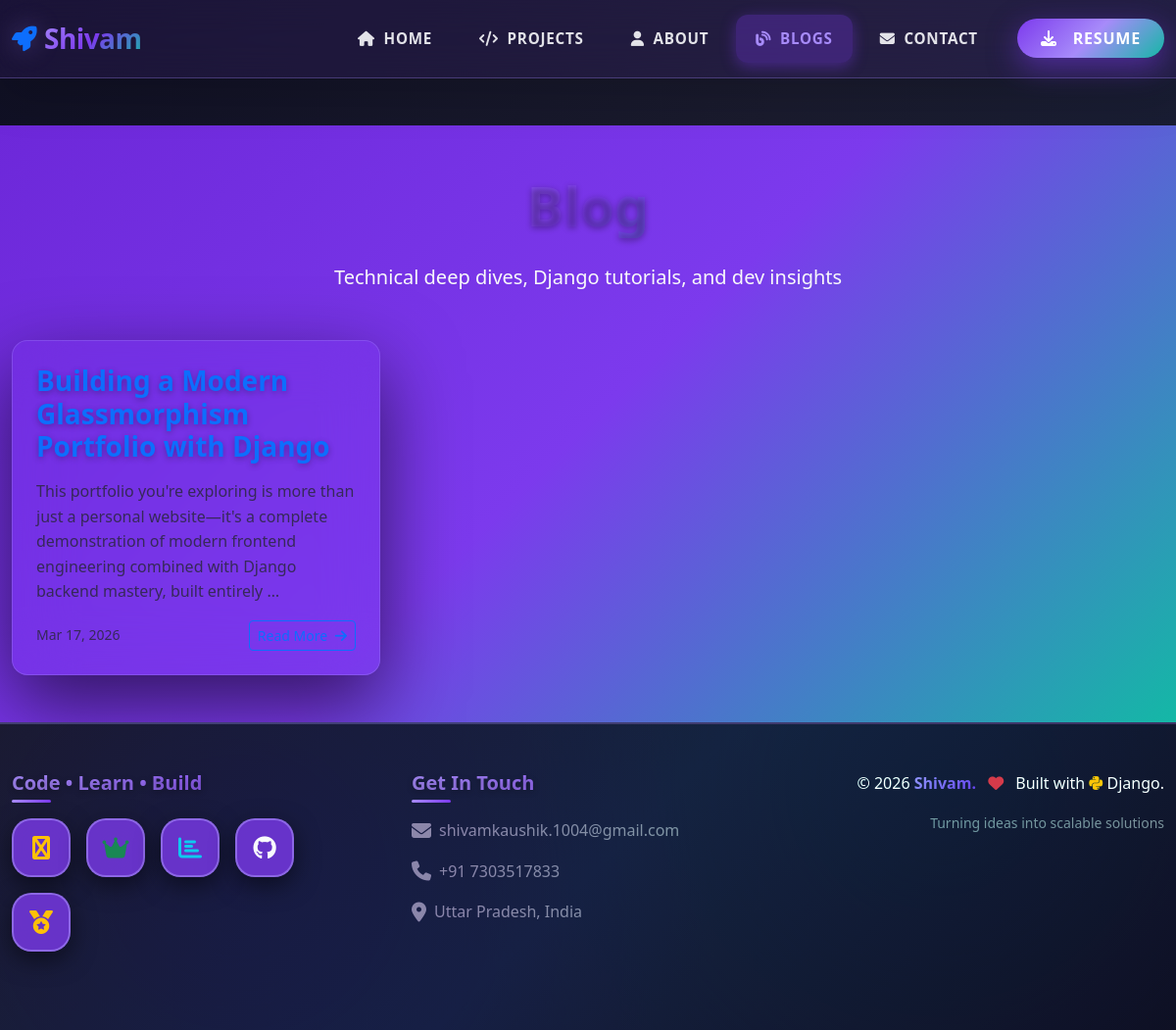
Page /blogs/ on the earlier database version.
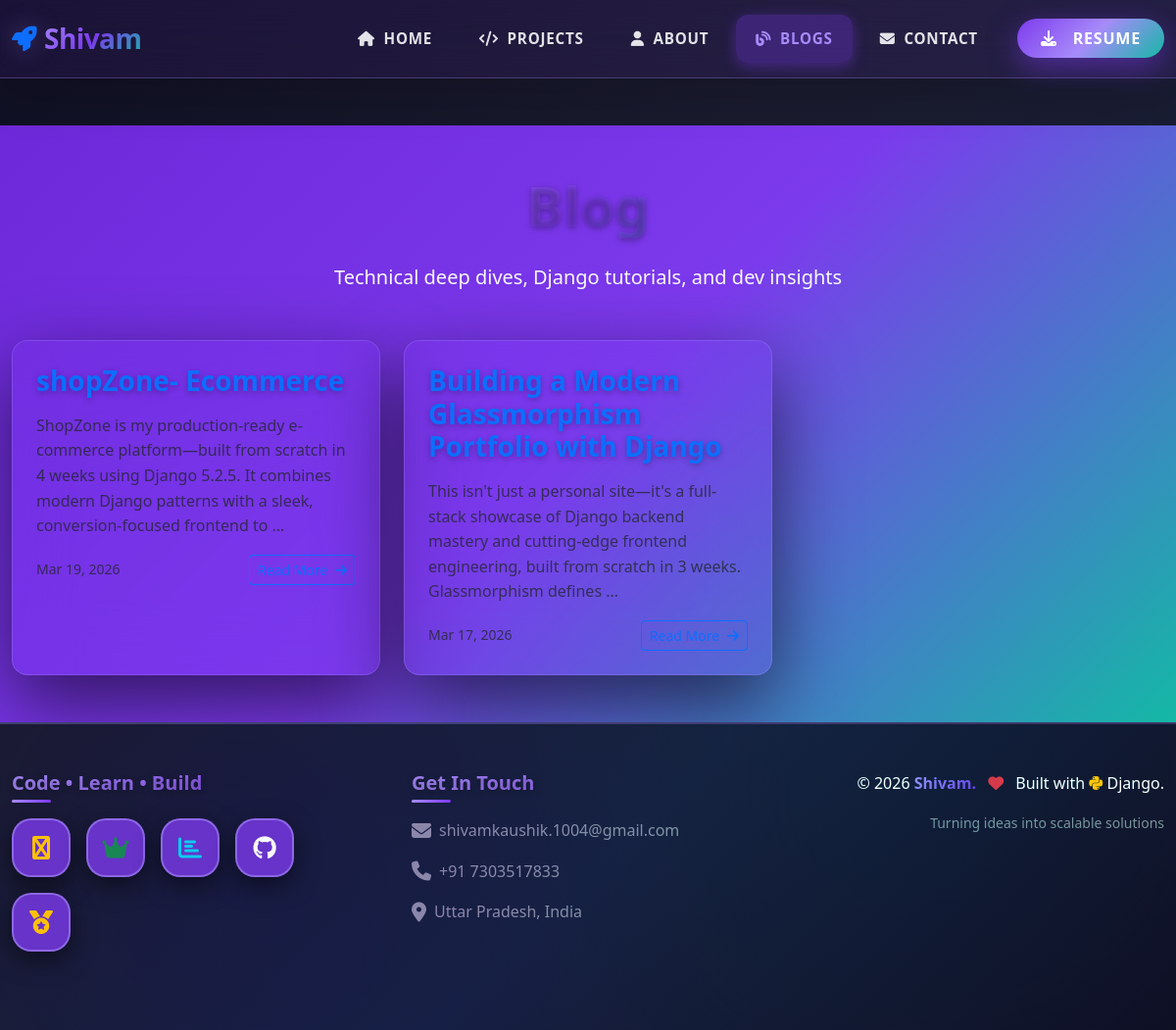
Same page on the later database version.
### apps/blogs/models.py (models this page shows, shortened)
class Blog(models.Model):
    title = models.CharField(max_length=200)
    slug = models.SlugField(unique=True, blank=True)
    content = models.TextField()
    excerpt = models.CharField(max_length=200, blank=True, help_text="Short description for list view")
    author = models.ForeignKey(User, on_delete=models.CASCADE, null=True, blank=True)
    category = models.ForeignKey(Category, on_delete=models.SET_NULL, null=True, blank=True)
    created_at = models.DateTimeField(auto_now_add=True)
    updated_at = models.DateTimeField(auto_now=True)
    is_published = models.BooleanField(default=True)
    class Meta:
        ordering = ["-created_at"]
        indexes = [
            models.Index(fields=['-created_at']),
            models.Index(fields=['slug']),
        ]

### apps/blogs/views.py (the view)
# urls.py: path('', views.BlogListView.as_view(), name='blog_list'),
class BlogListView(ListView):
    model = Blog
    paginate_by = 5
    template_name = "blogs/blog_list.html"

### apps/blogs/templates/blogs/blog_list.html (shortened to what this page needs)
{% extends "base.html" %}
{% block content %}
<section class="py-5 bg-gradient-primary">
  <div class="container">
    <div class="text-center mb-5">
      <h1 class="display-4 fw-bold gradient-text mb-4">Blog</h1>
      <p class="lead text-light">Technical deep dives, Django tutorials, and dev insights</p>
    </div>
    <div class="row g-4">
      {% for post in object_list %}
      <div class="col-lg-6 col-xl-4">
        <div class="glassmorphism h-100 p-4 rounded-4 hover-lift">
          <h3 class="fw-bold mb-3">
            <a href="{% url 'blogs:blog_detail' post.slug %}" class="text-decoration-none hover-primary">
              {{ post.title }}
            </a>
          </h3>
          <p class="text-muted mb-3">{{ post.content|truncatewords:25 }}</p>
          <div class="d-flex justify-content-between align-items-center">
            <small class="text-muted">{{ post.created_at|date:"M d, Y" }}</small>
            <a href="{% url 'blogs:blog_detail' post.slug %}" class="btn btn-sm btn-outline-primary">
              Read More <i class="fas fa-arrow-right ms-1"></i>
            </a>
          </div>
        </div>
      </div>
      {% endfor %}
    </div>
  </div>
</section>
{% endblock %}

Differences in the rows shown:
added Blog: title "shopZone- Ecommerce", content "ShopZone is my production-ready e-commerce platform—built from scratch in 4 weeks using Django 5.2.5. It combines modern Django patterns with a sleek, conversion-focused frontend to …", created_at "Mar 19, 2026"
changed Blog "Building a Modern Glassmorphism Portfolio with Django": content "This portfolio you're exploring is more than just a personal website—it's a complete demonstration of modern frontend engineering combined with Django backend mastery, built entirely …" → "This isn't just a personal site—it's a full-stack showcase of Django backend mastery and cutting-edge frontend engineering, built from scratch in 3 weeks. Glassmorphism defines …"
